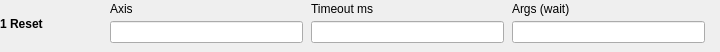
  <widget class="caFrame" name="editActionFrame1">
   <property name="geometry"><rect><x>180</x><y>258</y><width>720</width><height>52</height></rect></property>
   <property name="visibility"><enum>caFrame::Calc</enum></property>
   <property name="visibilityCalc"><string notr="true">A==1</string></property>
   <property name="channel" stdset="0"><string notr="true">$(SEQ_PFX)Edit-Action</string></property>
   <widget class="caLabel" name="editActionName1">
    <property name="geometry"><rect><x>0</x><y>2</y><width>105</width><height>43</height></rect></property>
    <property name="font"><font><bold>true</bold></font></property>
    <property name="wordWrap"><bool>true</bool></property>
    <property name="text"><string>1 Reset</string></property>
   </widget>
   <widget class="caLabel" name="editAxisLabelA1_0"><property name="geometry"><rect><x>110</x><y>0</y><width>193</width><height>18</height></rect></property><property name="text"><string>Axis</string></property></widget>
   <widget class="caTextEntry" name="editAxisA1_0"><property name="geometry"><rect><x>110</x><y>21</y><width>193</width><height>22</height></rect></property><property name="channel" stdset="0"><string notr="true">$(SEQ_PFX)Edit-Axis</string></property></widget>
   <widget class="caLabel" name="editTimeoutMsLabelA1_1"><property name="geometry"><rect><x>311</x><y>0</y><width>193</width><height>18</height></rect></property><property name="text"><string>Timeout ms</string></property></widget>
   <widget class="caTextEntry" name="editTimeoutMsA1_1"><property name="geometry"><rect><x>311</x><y>21</y><width>193</width><height>22</height></rect></property><property name="channel" stdset="0"><string notr="true">$(SEQ_PFX)Edit-TimeoutMs</string></property></widget>
   <widget class="caLabel" name="editArgsLabelA1_2"><property name="geometry"><rect><x>512</x><y>0</y><width>193</width><height>18</height></rect></property><property name="text"><string>Args (wait)</string></property></widget>
   <widget class="caTextEntry" name="editArgsA1_2"><property name="geometry"><rect><x>512</x><y>21</y><width>193</width><height>22</height></rect></property><property name="channel" stdset="0"><string notr="true">$(SEQ_PFX)Edit-Args</string></property><property name="formatType"><enum>caLineEdit::string</enum></property></widget>
  </widget>
